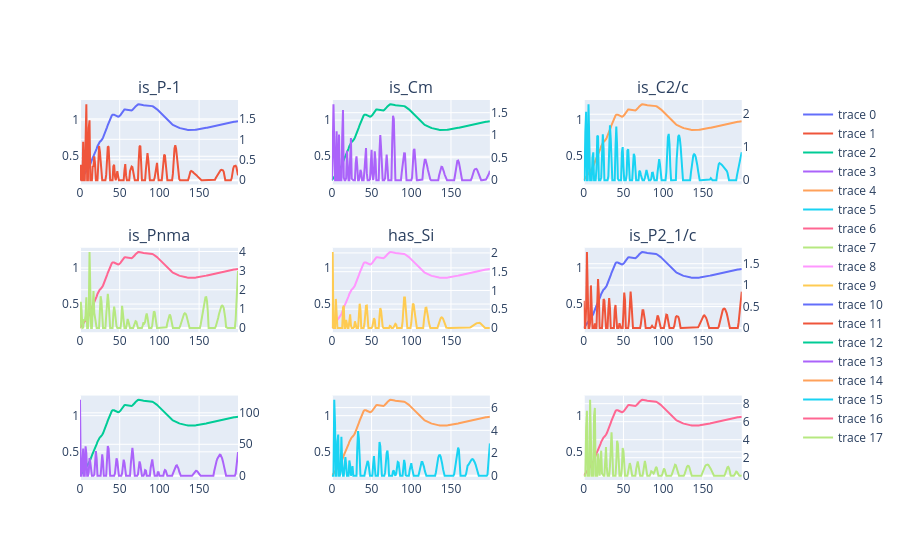

Notebook code for this chart:
### Code cell
fig = make_subplots(3,3, subplot_titles=order[1][:6], specs=[[{"secondary_y": True}, {"secondary_y": True}, {"secondary_y": True}], 
                                                          [{"secondary_y": True}, {"secondary_y": True}, {"secondary_y": True}], 
                                                          [{"secondary_y": True}, {"secondary_y": True}, {"secondary_y": True}],
                                                  ])
rows, cols = fig._get_subplot_rows_columns()
for ij, classification in zip(product(rows, cols), yattr_ordered[:9]): 
    row, col = ij 
    # print(classification)
    model = getattr(info, f"xanes_pointwise_features_scaled_{classification}_LogisticRegression")
    coefs = model['P'].coef_[0]
    best_feature_ids = np.argsort(coefs)[::-1][:20]
    coefs[coefs < 0] = 0 
    plotter = psf(fig=fig, raw=info.xanes_pointwise_features[0], selected_features=coefs, row=row, col=col)
    plotter.plot_pointwise_features()

fig.show()

### Figure 1 — Plotly figure (JSON) as saved in the notebook; plotly's stock layout.template omitted (floating-point values rounded to 4 significant figures; data arrays with more than 128 entries replaced by an {"elided": "..."} marker saying what was removed)
{"data": [{"type": "scatter", "xaxis": "x", "y": {"elided": "200 float values"}, "yaxis": "y"}, {"type": "scatter", "xaxis": "x", "y": {"elided": "200 float values"}, "yaxis": "y2"}, {"type": "scatter", "xaxis": "x2", "y": {"elided": "200 float values"}, "yaxis": "y3"}, {"type": "scatter", "xaxis": "x2", "y": {"elided": "200 float values"}, "yaxis": "y4"}, {"type": "scatter", "xaxis": "x3", "y": {"elided": "200 float values"}, "yaxis": "y5"}, {"type": "scatter", "xaxis": "x3", "y": {"elided": "200 float values"}, "yaxis": "y6"}, {"type": "scatter", "xaxis": "x4", "y": {"elided": "200 float values"}, "yaxis": "y7"}, {"type": "scatter", "xaxis": "x4", "y": {"elided": "200 float values"}, "yaxis": "y8"}, {"type": "scatter", "xaxis": "x5", "y": {"elided": "200 float values"}, "yaxis": "y9"}, {"type": "scatter", "xaxis": "x5", "y": {"elided": "200 float values"}, "yaxis": "y10"}, {"type": "scatter", "xaxis": "x6", "y": {"elided": "200 float values"}, "yaxis": "y11"}, {"type": "scatter", "xaxis": "x6", "y": {"elided": "200 float values"}, "yaxis": "y12"}, {"type": "scatter", "xaxis": "x7", "y": {"elided": "200 float values"}, "yaxis": "y13"}, {"type": "scatter", "xaxis": "x7", "y": {"elided": "200 float values"}, "yaxis": "y14"}, {"type": "scatter", "xaxis": "x8", "y": {"elided": "200 float values"}, "yaxis": "y15"}, {"type": "scatter", "xaxis": "x8", "y": {"elided": "200 float values"}, "yaxis": "y16"}, {"type": "scatter", "xaxis": "x9", "y": {"elided": "200 float values"}, "yaxis": "y17"}, {"type": "scatter", "xaxis": "x9", "y": {"elided": "200 float values"}, "yaxis": "y18"}], "layout": {"annotations": [{"font": {"size": 16}, "showarrow": false, "text": "is_P-1", "x": 0.1122, "xanchor": "center", "xref": "paper", "y": 1, "yanchor": "bottom", "yref": "paper"}, {"font": {"size": 16}, "showarrow": false, "text": "is_Cm", "x": 0.47, "xanchor": "center", "xref": "paper", "y": 1, "yanchor": "bottom", "yref": "paper"}, {"font": {"size": 16}, "showarrow": false, "text": "is_C2/c", "x": 0.8278, "xanchor": "center", "xref": "paper", "y": 1, "yanchor": "bottom", "yref": "paper"}, {"font": {"size": 16}, "showarrow": false, "text": "is_Pnma", "x": 0.1122, "xanchor": "center", "xref": "paper", "y": 0.6111, "yanchor": "bottom", "yref": "paper"}, {"font": {"size": 16}, "showarrow": false, "text": "has_Si", "x": 0.47, "xanchor": "center", "xref": "paper", "y": 0.6111, "yanchor": "bottom", "yref": "paper"}, {"font": {"size": 16}, "showarrow": false, "text": "is_P2_1/c", "x": 0.8278, "xanchor": "center", "xref": "paper", "y": 0.6111, "yanchor": "bottom", "yref": "paper"}], "xaxis": {"anchor": "y", "domain": [0, 0.2244], "title": {"text": ""}}, "xaxis2": {"anchor": "y3", "domain": [0.3578, 0.5822], "title": {"text": ""}}, "xaxis3": {"anchor": "y5", "domain": [0.7156, 0.94], "title": {"text": ""}}, "xaxis4": {"anchor": "y7", "domain": [0, 0.2244], "title": {"text": ""}}, "xaxis5": {"anchor": "y9", "domain": [0.3578, 0.5822], "title": {"text": ""}}, "xaxis6": {"anchor": "y11", "domain": [0.7156, 0.94], "title": {"text": ""}}, "xaxis7": {"anchor": "y13", "domain": [0, 0.2244], "title": {"text": ""}}, "xaxis8": {"anchor": "y15", "domain": [0.3578, 0.5822], "title": {"text": ""}}, "xaxis9": {"anchor": "y17", "domain": [0.7156, 0.94], "title": {"text": ""}}, "yaxis": {"anchor": "x", "domain": [0.7778, 1], "title": {"text": ""}}, "yaxis10": {"anchor": "x5", "overlaying": "y9", "side": "right", "title": {"text": ""}}, "yaxis11": {"anchor": "x6", "domain": [0.3889, 0.6111], "title": {"text": ""}}, "yaxis12": {"anchor": "x6", "overlaying": "y11", "side": "right", "title": {"text": ""}}, "yaxis13": {"anchor": "x7", "domain": [0, 0.2222], "title": {"text": ""}}, "yaxis14": {"anchor": "x7", "overlaying": "y13", "side": "right", "title": {"text": ""}}, "yaxis15": {"anchor": "x8", "domain": [0, 0.2222], "title": {"text": ""}}, "yaxis16": {"anchor": "x8", "overlaying": "y15", "side": "right", "title": {"text": ""}}, "yaxis17": {"anchor": "x9", "domain": [0, 0.2222], "title": {"text": ""}}, "yaxis18": {"anchor": "x9", "overlaying": "y17", "side": "right", "title": {"text": ""}}, "yaxis2": {"anchor": "x", "overlaying": "y", "side": "right", "title": {"text": ""}}, "yaxis3": {"anchor": "x2", "domain": [0.7778, 1], "title": {"text": ""}}, "yaxis4": {"anchor": "x2", "overlaying": "y3", "side": "right", "title": {"text": ""}}, "yaxis5": {"anchor": "x3", "domain": [0.7778, 1], "title": {"text": ""}}, "yaxis6": {"anchor": "x3", "overlaying": "y5", "side": "right", "title": {"text": ""}}, "yaxis7": {"anchor": "x4", "domain": [0.3889, 0.6111], "title": {"text": ""}}, "yaxis8": {"anchor": "x4", "overlaying": "y7", "side": "right", "title": {"text": ""}}, "yaxis9": {"anchor": "x5", "domain": [0.3889, 0.6111], "title": {"text": ""}}}}
